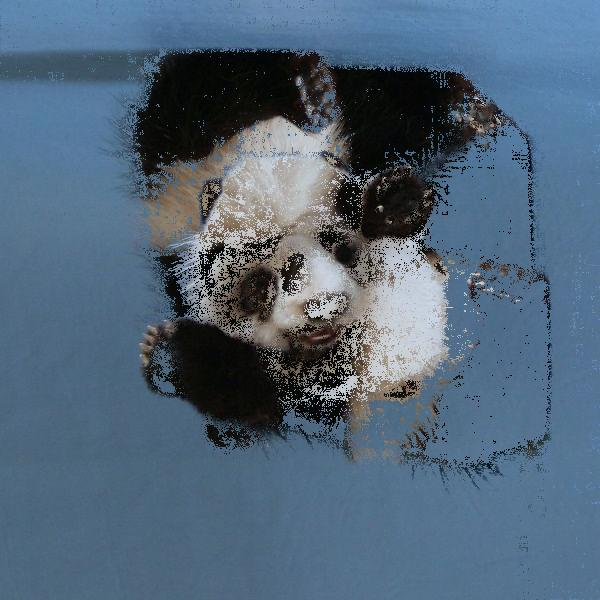
#> input picture panda_rotate_left.jpg, 600 x 600 px; its folder holds only this picture in this run
$ python render.py panda_rotate_left.jpg create_histogram
#> lines starting #> are read from the running program, lines starting #| are printed output that depends on the picture
### manipulation.py
a = [[1, 2, 3, 4, 5], [6, 7, 8, 9, 10], [11, 12, 13, 14, 15], [16, 17, 18, 19, 20], [21, 22, 23, 24, 25]]
b = [[1, 2, 3], [4, 5, 6], [7, 8, 9]]
c = [[1, 2, 3, 4], [5, 6, 7, 8], [9, 10, 11, 12], [13, 14, 15, 16]]


# [24 lines left out: functions rotate_right, rotate_left, not called in this run]


d = [[(155, 100, 15), (10, 10, 10), (100, 100, 90)], [(200, 15, 115), (140, 130, 120), (50, 60, 70)],
     [(100, 155, 15), (30, 120, 150), (45, 15, 90)]]
h = [[(100, 155, 15)]]


# [21 lines left out: functions invert, fun_lighten, not called in this run]


def lighten(image, num):
    return [[fun_lighten(pixel, num) for pixel in row] for row in image]


# [7 lines left out: function fun_darken, not called in this run]


def darken(image, num):
    return [[fun_darken(pixel, num) for pixel in row] for row in image]


def create_histogram(image):
    histogram = {'red': {}, 'green': {}, 'blue': {}}
    for row in image:
        for color in row:
            red = color[0]
            green = color[1]
            blue = color[2]
            if red not in histogram['red']:
                histogram['red'][red] = 1
            else:
                histogram['red'][red] += 1
            if green not in histogram['green']:
                histogram['green'][green] = 1
            else:
                histogram['green'][green] += 1
            if blue not in histogram['blue']:
                histogram['blue'][blue] = 1
            else:
                histogram['blue'][blue] += 1
    return histogram

print(create_histogram(d))

### render.py
import argparse
import manipulation

from PIL import Image
from matplotlib import pyplot


parser = argparse.ArgumentParser(description='Visualize your homework.')
parser.add_argument('file', type=str, help="JPEG file to manipulate")
parser.add_argument('operation',
                    choices=['create_histogram', 'lighten', 'darken',
                             'invert', 'rotate_left', 'rotate_right'],
                    help="Operation to be executed on given image.")
parser.add_argument('args', default=[], nargs="*", type=float,
                    help="Opearion arguments")

args = parser.parse_args()

image = Image.open(args.file)
#> image is the input picture: PIL image 600x600 RGB; mean R, G, B 81.1, 101.8, 121.4
pixels = list(image.getdata())
#> pixels = 360000 items
picture = []
for h in range(image.size[1]):
    picture.append(pixels[(h*image.size[0]):((h+1)*image.size[0])])
#> after the loop, picture = 600 items


try:
    operation_result = getattr(manipulation, args.operation)(picture, *args.args)
#> operation_result = 3 items
    filename = '{}_{}.jpg'.format(args.file.split('.')[0], args.operation)
except Exception as exc:
    print("There's something wrong with your implementation of "
          "{0}()!\n".format(args.operation))
    raise exc

if args.operation == 'create_histogram':
    for color, histogram in operation_result.items():
        pyplot.bar(histogram.keys(), histogram.values(), alpha=0.6,
                   color=color)
#> this loop made 3 passes
#> color on passes 1 to 3: 'red', 'green', 'blue'

    pyplot.savefig(filename)
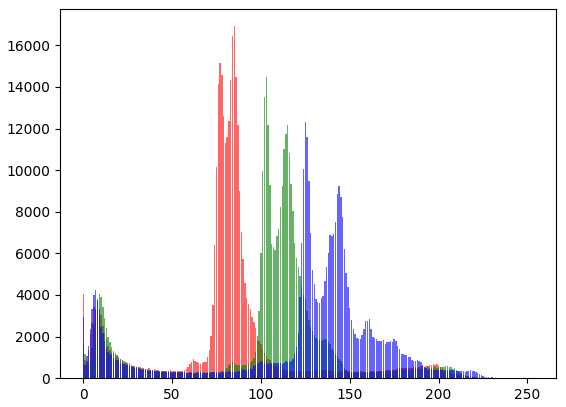
#> figure drawn by matplotlib, 1 panel; tallest bar 16919 high, from x = 84.6 to 85.4; tallest bar 14494 high, from x = 102.6 to 103.4; tallest bar 12293 high, from x = 124.6 to 125.4
else:
    new_pixels = [pixel for row in operation_result for pixel in row]
    new_image = None
    if args.operation in ('rotate_left', 'rotate_right'):
        new_image = Image.new('RGB', (image.size[1], image.size[0]))
    else:
        new_image = Image.new('RGB', image.size)
    new_image.putdata(new_pixels)
    new_image.save(filename, 'JPEG')


print("File saved as {}".format(filename))
